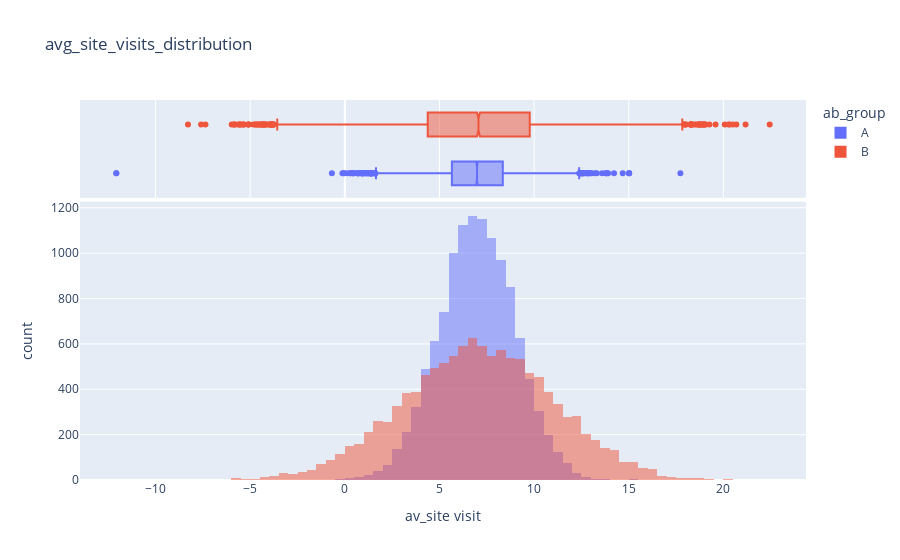

The cell this chart's notebook holds for it:
### Code cell
import plotly.express as px
fig = px.histogram(data,
                   x='av_site visit',
                   color = 'ab_group',
                   title='avg_site_visits_distribution',
                   marginal = 'box',
                   nbins = 100,
                   barmode='overlay')

fig.show()

### Figure 1 — Plotly figure (JSON) as saved in the notebook; plotly's stock layout.template omitted (floating-point values rounded to 4 significant figures; data arrays with more than 128 entries replaced by an {"elided": "..."} marker saying what was removed)
{"data": [{"alignmentgroup": "True", "bingroup": "x", "hovertemplate": "ab_group=A<br>av_site visit=%{x}<br>count=%{y}<extra></extra>", "legendgroup": "A", "marker": {"color": "#636efa", "opacity": 0.5, "pattern": {"shape": ""}}, "name": "A", "nbinsx": 100, "offsetgroup": "A", "orientation": "v", "showlegend": true, "type": "histogram", "x": {"elided": "11835 float values"}, "xaxis": "x", "yaxis": "y"}, {"alignmentgroup": "True", "hovertemplate": "ab_group=A<br>av_site visit=%{x}<extra></extra>", "legendgroup": "A", "marker": {"color": "#636efa"}, "name": "A", "notched": true, "offsetgroup": "A", "showlegend": false, "type": "box", "x": {"elided": "11835 float values"}, "xaxis": "x2", "yaxis": "y2"}, {"alignmentgroup": "True", "bingroup": "x", "hovertemplate": "ab_group=B<br>av_site visit=%{x}<br>count=%{y}<extra></extra>", "legendgroup": "B", "marker": {"color": "#EF553B", "opacity": 0.5, "pattern": {"shape": ""}}, "name": "B", "nbinsx": 100, "offsetgroup": "B", "orientation": "v", "showlegend": true, "type": "histogram", "x": {"elided": "11817 float values"}, "xaxis": "x", "yaxis": "y"}, {"alignmentgroup": "True", "hovertemplate": "ab_group=B<br>av_site visit=%{x}<extra></extra>", "legendgroup": "B", "marker": {"color": "#EF553B"}, "name": "B", "notched": true, "offsetgroup": "B", "showlegend": false, "type": "box", "x": {"elided": "11817 float values"}, "xaxis": "x2", "yaxis": "y2"}], "layout": {"barmode": "overlay", "legend": {"title": {"text": "ab_group"}, "tracegroupgap": 0}, "title": {"text": "avg_site_visits_distribution"}, "xaxis": {"anchor": "y", "domain": [0, 1], "title": {"text": "av_site visit"}}, "xaxis2": {"anchor": "y2", "domain": [0, 1], "matches": "x", "showgrid": true, "showticklabels": false}, "yaxis": {"anchor": "x", "domain": [0, 0.7326], "title": {"text": "count"}}, "yaxis2": {"anchor": "x2", "domain": [0.7426, 1], "matches": "y2", "showgrid": false, "showline": false, "showticklabels": false, "ticks": ""}}}
